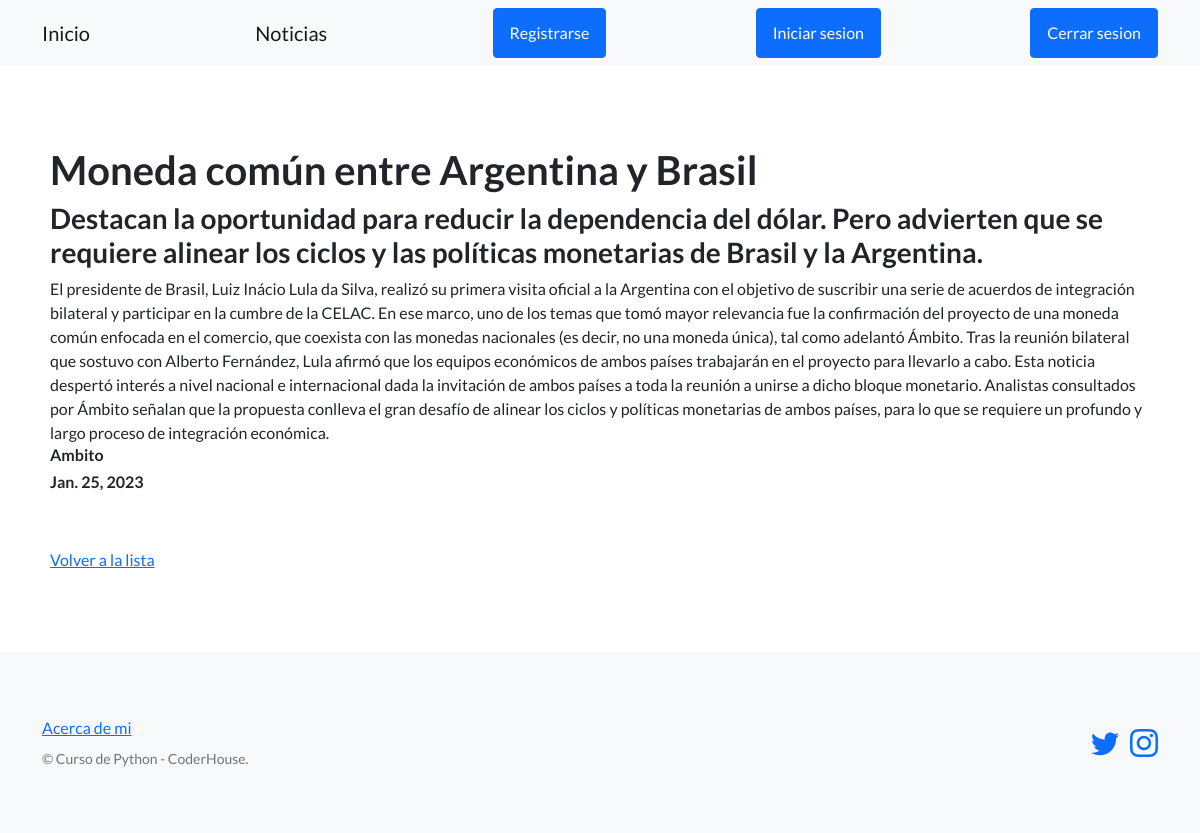
Screenshot of /pagina-blog/Ver/6 with the database file from the repository.
### pagina_blog/models.py (models this page shows, shortened)
class Noticias(models.Model):
    titulo = models.CharField(max_length=256)
    subtitulo = models.CharField(max_length=1000)
    cuerpo = models.CharField(max_length=1000, null=True)
    fecha_publicacion = models.DateField(null=True)
    autor = models.CharField(max_length=64)

### pagina_blog/views.py (the view)
# urls.py: path('Ver/<int:id>', ver_noticia, name= 'ver_noticia'),
def ver_noticia(request, id):
    noticia = Noticias.objects.get(id=id)
    contexto = {
        'noticia' : noticia
    }
    return render(
        request=request,
        template_name='pagina_blog/ver_noticia.html',
        context = contexto
    )

### pagina_blog/templates/pagina_blog/ver_noticia.html (shortened to what this page needs)
{% extends "pagina_blog/base.html" %}
{% block contenido %}
<h1>{{noticia.titulo}}</h1>
<h3>{{noticia.subtitulo}}</h3>
<span>{{noticia.cuerpo}}</span>
<h6>{{noticia.autor}}</h6>
<h6>{{noticia.fecha_publicacion}}</h6>
<br><br>
<a href="{% url 'listar_noticias' %}">Volver a la lista</a>
{% endblock contenido %}

### rows the page displays
Noticias: titulo "Moneda común entre Argentina y Brasil", subtitulo "Destacan la oportunidad para reducir la dependencia del dólar. Pero advierten que se requiere alinear los ciclos y las políticas monetarias de Brasil y la Argentina.", cuerpo "El presidente de Brasil, Luiz Inácio Lula da Silva, realizó su primera visita oficial a la Argentina con el objetivo de suscribir una serie de acuerdos de integración bilateral y participar en la cumbre de la CELAC. En ese marco, uno de los temas que tomó mayor relevancia fue la confirmación del proyecto de una moneda común enfocada en el comercio, que coexista con las monedas nacionales (es decir, no una moneda única), tal como adelantó Ámbito. Tras la reunión bilateral que sostuvo con Alberto Fernández, Lula afirmó que los equipos económicos de ambos países trabajarán en el proyecto para llevarlo a cabo. Esta noticia despertó interés a nivel nacional e internacional dada la invitación de…", autor "Ambito", fecha_publicacion "Jan. 25, 2023"
